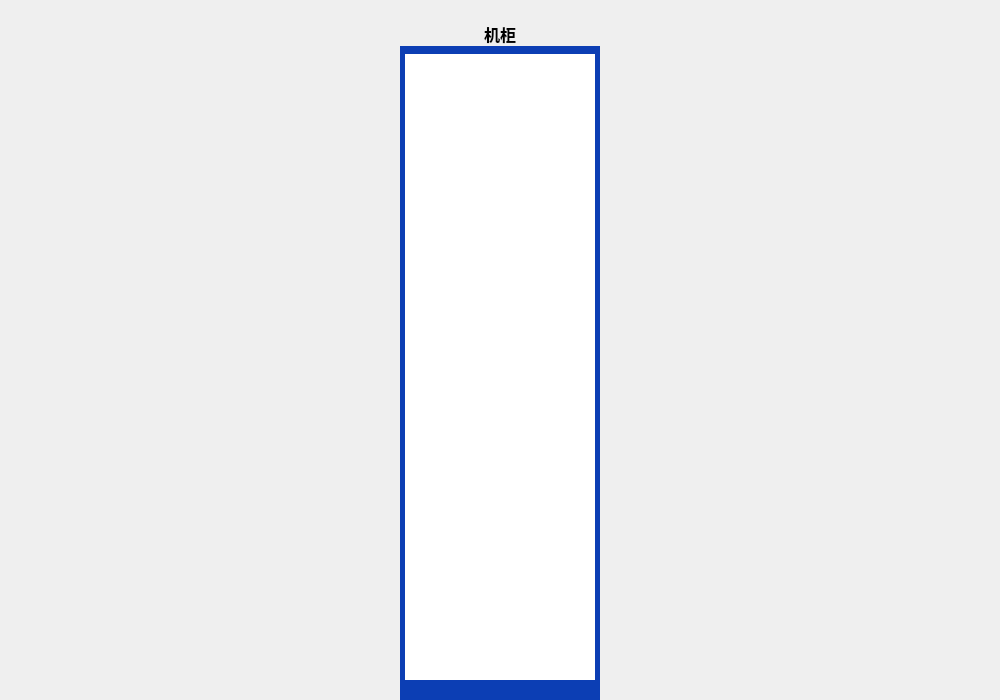
<?xml version="1.0" encoding="UTF-8"?>
<ui version="4.0">
 <class>Cab_CabinetWid</class>
 <widget class="QWidget" name="Cab_CabinetWid">
  <property name="geometry">
   <rect>
    <x>0</x>
    <y>0</y>
    <width>1000</width>
    <height>700</height>
   </rect>
  </property>
  <property name="maximumSize">
   <size>
    <width>1000</width>
    <height>700</height>
   </size>
  </property>
  <property name="windowTitle">
   <string>Form</string>
  </property>
  <property name="styleSheet">
   <string notr="true"/>
  </property>
  <layout class="QGridLayout" name="gridLayout">
   <property name="leftMargin">
    <number>0</number>
   </property>
   <property name="topMargin">
    <number>0</number>
   </property>
   <property name="rightMargin">
    <number>0</number>
   </property>
   <property name="bottomMargin">
    <number>0</number>
   </property>
   <property name="spacing">
    <number>0</number>
   </property>
   <item row="1" column="2" rowspan="2">
    <widget class="Cab_PduWid" name="widget_right" native="true">
     <property name="font">
      <font>
       <family>微软雅黑</family>
       <pointsize>12</pointsize>
      </font>
     </property>
     <property name="styleSheet">
      <string notr="true">background-color: transparent;</string>
     </property>
    </widget>
   </item>
   <item row="1" column="0" rowspan="2">
    <widget class="Cab_PduWid" name="widget_left" native="true">
     <property name="font">
      <font>
       <family>微软雅黑</family>
       <pointsize>12</pointsize>
      </font>
     </property>
     <property name="styleSheet">
      <string notr="true">background-color: transparent;</string>
     </property>
    </widget>
   </item>
   <item row="2" column="1">
    <widget class="Cab_TableWid" name="tableWidget_cabinet">
     <property name="minimumSize">
      <size>
       <width>200</width>
       <height>0</height>
      </size>
     </property>
     <property name="maximumSize">
      <size>
       <width>200</width>
       <height>16777215</height>
      </size>
     </property>
     <property name="font">
      <font>
       <pointsize>12</pointsize>
      </font>
     </property>
     <property name="focusPolicy">
      <enum>Qt::NoFocus</enum>
     </property>
     <property name="contextMenuPolicy">
      <enum>Qt::CustomContextMenu</enum>
     </property>
     <property name="layoutDirection">
      <enum>Qt::LeftToRight</enum>
     </property>
     <property name="styleSheet">
      <string notr="true">QTableWidget{
	border-left:5px solid rgb(12,62,180);
	border-right:5px solid rgb(12,62,180);
	border-top:8px solid rgb(12,62,180);
	border-bottom:20px solid rgb(12,62,180);
	gridline-color: rgb(12,62,180);
}
QTableWidget::item
{
	color: gray;
}</string>
     </property>
     <property name="sizeAdjustPolicy">
      <enum>QAbstractScrollArea::AdjustToContents</enum>
     </property>
     <property name="autoScroll">
      <bool>true</bool>
     </property>
     <property name="editTriggers">
      <set>QAbstractItemView::NoEditTriggers</set>
     </property>
     <property name="showDropIndicator" stdset="0">
      <bool>false</bool>
     </property>
     <property name="dragDropOverwriteMode">
      <bool>false</bool>
     </property>
     <property name="alternatingRowColors">
      <bool>true</bool>
     </property>
     <property name="selectionMode">
      <enum>QAbstractItemView::NoSelection</enum>
     </property>
     <property name="selectionBehavior">
      <enum>QAbstractItemView::SelectRows</enum>
     </property>
     <property name="textElideMode">
      <enum>Qt::ElideLeft</enum>
     </property>
     <property name="showGrid">
      <bool>true</bool>
     </property>
     <property name="gridStyle">
      <enum>Qt::SolidLine</enum>
     </property>
     <property name="sortingEnabled">
      <bool>false</bool>
     </property>
     <property name="wordWrap">
      <bool>false</bool>
     </property>
     <property name="cornerButtonEnabled">
      <bool>false</bool>
     </property>
     <property name="rowCount">
      <number>0</number>
     </property>
     <property name="columnCount">
      <number>1</number>
     </property>
     <attribute name="horizontalHeaderVisible">
      <bool>false</bool>
     </attribute>
     <attribute name="horizontalHeaderHighlightSections">
      <bool>true</bool>
     </attribute>
     <attribute name="horizontalHeaderMinimumSectionSize">
      <number>25</number>
     </attribute>
     <attribute name="horizontalHeaderStretchLastSection">
      <bool>true</bool>
     </attribute>
     <attribute name="verticalHeaderVisible">
      <bool>false</bool>
     </attribute>
     <attribute name="verticalHeaderDefaultSectionSize">
      <number>9</number>
     </attribute>
     <attribute name="verticalHeaderHighlightSections">
      <bool>false</bool>
     </attribute>
     <attribute name="verticalHeaderMinimumSectionSize">
      <number>4</number>
     </attribute>
     <attribute name="verticalHeaderStretchLastSection">
      <bool>false</bool>
     </attribute>
     <column/>
    </widget>
   </item>
   <item row="0" column="0" colspan="3">
    <widget class="QLabel" name="titleLab">
     <property name="font">
      <font>
       <family>微软雅黑</family>
       <pointsize>12</pointsize>
       <weight>75</weight>
       <bold>true</bold>
      </font>
     </property>
     <property name="text">
      <string/>
     </property>
     <property name="alignment">
      <set>Qt::AlignCenter</set>
     </property>
    </widget>
   </item>
   <item row="1" column="1">
    <widget class="QLabel" name="label">
     <property name="font">
      <font>
       <family>微软雅黑</family>
       <pointsize>12</pointsize>
       <weight>75</weight>
       <bold>true</bold>
      </font>
     </property>
     <property name="text">
      <string>机柜</string>
     </property>
     <property name="alignment">
      <set>Qt::AlignCenter</set>
     </property>
    </widget>
   </item>
  </layout>
  <action name="action_add">
   <property name="text">
    <string>添加机架设备</string>
   </property>
  </action>
  <action name="action_delete">
   <property name="text">
    <string>删除机架设备</string>
   </property>
  </action>
  <action name="action_modify">
   <property name="text">
    <string>修改机架设备</string>
   </property>
  </action>
 </widget>
 <customwidgets>
  <customwidget>
   <class>Cab_PduWid</class>
   <extends>QWidget</extends>
   <header>cab_pduwid.h</header>
   <container>1</container>
  </customwidget>
  <customwidget>
   <class>Cab_TableWid</class>
   <extends>QTableWidget</extends>
   <header>cab_tablewid.h</header>
  </customwidget>
 </customwidgets>
 <resources/>
 <connections/>
</ui>
